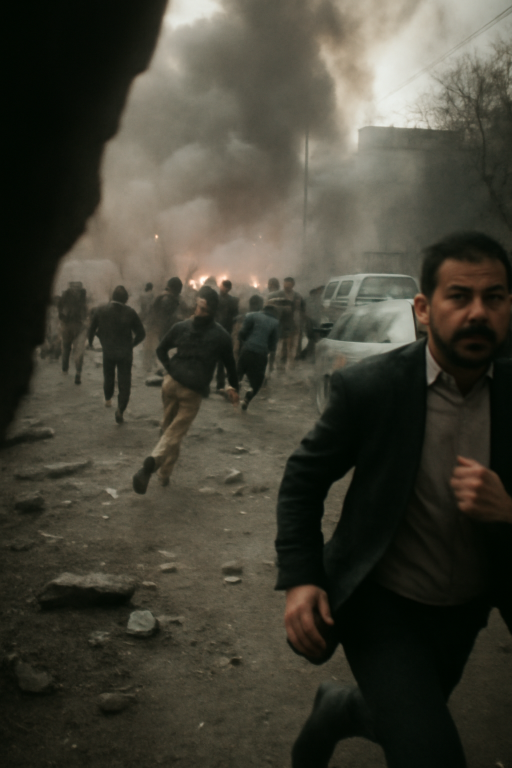
#> input picture bg.jpg, 1024 x 1536 px (shown at 1/2 size)
$ python -i editorial_renderer.py   (imports and definitions only)
#> lines starting #> are read from the running program, lines starting #| are printed output that depends on the picture
#> further down, picture is the input picture: PIL image 1024x1536 RGB; mean R, G, B 67.5, 65.7, 54
from __future__ import annotations

import os
from io import BytesIO
from pathlib import Path
from typing import Any, Dict, List, Optional

import requests
from PIL import Image, ImageDraw, ImageEnhance, ImageFilter, ImageFont

W, H = 1080, 1350
FONT_DIR = os.path.join(os.path.dirname(__file__), "fonts")
BOLD_PATH = os.path.join(FONT_DIR, "Pretendard-Bold.ttf")
REG_PATH = os.path.join(FONT_DIR, "Pretendard-Regular.ttf")


# [6 lines left out: function _font, not called in this run]


def _cover_crop(img: Image.Image, target_w: int = W, target_h: int = H) -> Image.Image:
#> called with target_w = 1080, target_h = 1350
    img = img.convert("RGB")
    ratio = max(target_w / max(1, img.width), target_h / max(1, img.height))
#> ratio = 1.05
    nw = max(1, int(img.width * ratio))
#> nw = 1080
    nh = max(1, int(img.height * ratio))
#> nh = 1620
    resized = img.resize((nw, nh), Image.LANCZOS)
    left = max(0, (nw - target_w) // 2)
#> left = 0
    top = max(0, (nh - target_h) // 2)
#> top = 135
    return resized.crop((left, top, left + target_w, top + target_h))
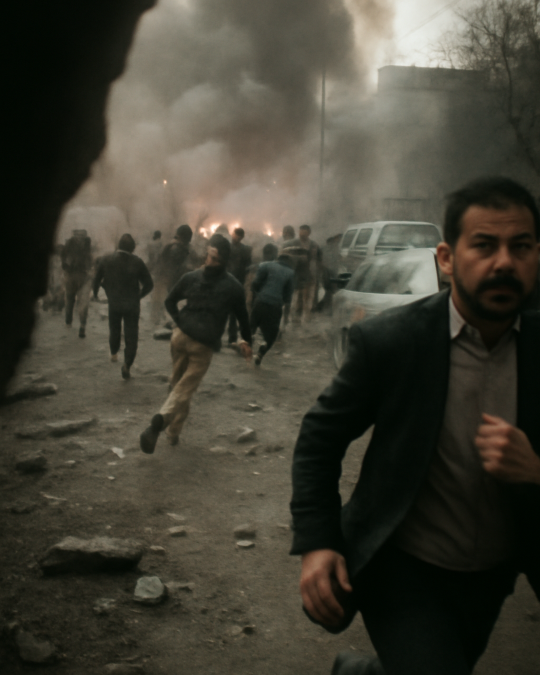
#> returned value: PIL image 1080x1350 RGB (shown at 1/2 size); mean R, G, B 66.8, 64.8, 53


# [190 lines left out: functions _variant_crop, _download_news_photo, _editorial_fallback, _wrap, _draw_slide, render_card_news_v2, not called in this run]

>>> from PIL import Image
>>> picture = Image.open('bg.jpg')
>>> result = _cover_crop(picture)
